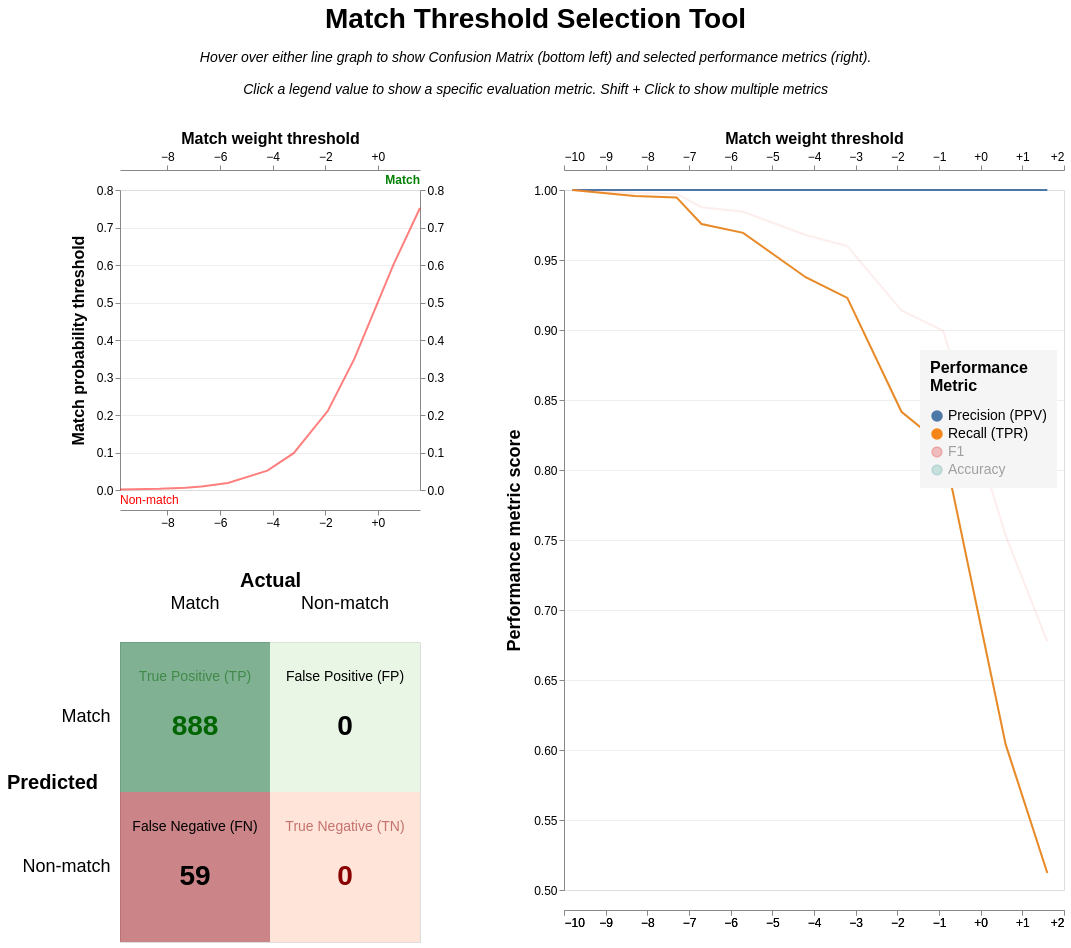

Notebook source saved alongside this figure:
### Code cell
linker.evaluation.accuracy_analysis_from_labels_table(
    labels_table, 
    add_metrics=["f1", "accuracy"],
    output_type="threshold_selection"
)

### Figure 1 — Vega-Lite specification as saved in the notebook (floating-point values rounded to 4 significant figures)
{"config": {"view": {"continuousWidth": 300, "continuousHeight": 300, "discreteHeight": {"step": 150}, "discreteWidth": {"step": 150}}, "axis": {"gridWidth": 0.5, "labelFontSize": 12, "titleFontSize": 16}, "axisX": {"format": "+.0f", "grid": false, "offset": 20, "values": {"expr": "[-25,-20,-15,-10,-5,0,5,10,15,20,25]"}}, "axisY": {"title": "Match probability threshold", "titleFontSize": 16}, "concat": {"spacing": 40}}, "hconcat": [{"vconcat": [{"layer": [{"layer": [{"mark": {"type": "rule"}, "encoding": {"opacity": {"condition": {"param": "threshold", "value": 0.3, "empty": false}, "value": 0}, "x": {"axis": {"orient": "bottom"}, "field": "truth_threshold", "scale": {"nice": false}, "title": null, "type": "quantitative"}}, "params": [{"name": "threshold", "select": {"type": "point", "encodings": ["x"], "fields": ["truth_threshold"], "nearest": true, "on": "mouseover", "toggle": false}, "value": null}]}, {"mark": {"type": "rule"}, "encoding": {"opacity": {"condition": {"param": "threshold", "value": 0.3, "empty": false}, "value": 0}, "y": {"axis": {"orient": "right"}, "field": "match_probability", "title": " ", "type": "quantitative"}}, "params": [{"name": "prob", "select": {"type": "point", "encodings": ["y"], "fields": ["match_probability"], "nearest": true, "on": "mouseover", "toggle": false}}]}]}, {"layer": [{"mark": {"type": "text", "fontSize": 14, "fontWeight": "bold", "xOffset": 25, "yOffset": 10}, "encoding": {"text": {"aggregate": "min", "field": "truth_threshold", "format": "+.2f"}, "y": {"axis": {"orient": "left"}, "field": "match_probability", "title": "Match probability threshold", "type": "quantitative"}}, "transform": [{"filter": {"param": "threshold", "empty": false}}]}, {"mark": {"type": "text", "fontSize": 14, "xOffset": -25, "yOffset": -10}, "encoding": {"text": {"aggregate": "min", "field": "match_probability", "format": ".3f"}}, "transform": [{"filter": {"param": "threshold", "empty": false}}]}, {"mark": {"type": "line", "color": "red", "opacity": 0.5}}, {"mark": {"type": "line", "color": "green", "opacity": 0.5, "strokeWidth": 3}, "transform": [{"filter": "datum.truth_threshold >= threshold.truth_threshold"}]}, {"mark": {"type": "point", "color": "green", "size": 100}, "encoding": {"opacity": {"condition": {"param": "threshold", "value": 1, "empty": false}, "value": 0}}}], "encoding": {"x": {"field": "truth_threshold", "type": "quantitative", "title": "Match weight threshold", "axis": {"orient": "top"}}, "y": {"field": "match_probability", "type": "quantitative", "title": "Match probability threshold", "axis": {"orient": "left", "titlePadding": 10}}}}, {"mark": {"type": "text", "align": "left", "color": "red", "fontSize": 12, "text": "Non-match", "x": 0, "y": "height", "yOffset": 10}, "data": {"values": [{}]}}, {"mark": {"type": "text", "align": "right", "color": "green", "fontSize": 12, "fontWeight": "bold", "text": "Match", "x": "width", "y": 0, "yOffset": -10}, "data": {"values": [{}]}}], "description": "Match weight vs probability"}, {"hconcat": [{"layer": [{"mark": {"type": "rect", "opacity": 0.5}, "encoding": {"color": {"field": "count", "legend": null, "scale": {"scheme": "reds", "zero": true}, "type": "quantitative"}}, "transform": [{"filter": "datum.predicted == 0"}]}, {"mark": {"type": "rect", "opacity": 0.5}, "encoding": {"color": {"field": "count", "legend": null, "scale": {"scheme": "greens", "zero": true}, "type": "quantitative"}}, "transform": [{"filter": "datum.predicted == 1"}]}, {"mark": {"type": "text", "fontSize": 14, "yOffset": -40}, "encoding": {"color": {"condition": [{"test": "datum.predicted==1 && datum.actual==1", "value": "darkgreen"}, {"test": "datum.predicted==0 && datum.actual==0", "value": "darkred"}], "value": "black"}, "opacity": {"condition": {"test": "datum.predicted != datum.actual", "value": 1}, "value": 0.5}, "text": {"field": "confusion_label", "type": "nominal"}}}, {"mark": {"type": "text", "fontSize": 28, "fontWeight": "bold", "yOffset": 10}, "encoding": {"color": {"condition": [{"test": "datum.predicted==1 && datum.actual==1", "value": "darkgreen"}, {"test": "datum.predicted==0 && datum.actual==0", "value": "darkred"}], "value": "black"}, "text": {"field": "count", "format": ",", "type": "nominal"}}}], "description": "Confusion matrix", "encoding": {"x": {"field": "actual", "type": "nominal", "title": "Actual", "axis": {"domain": false, "labelAngle": 0, "labelExpr": "datum.label == 1 ? 'Match' : 'Non-match'", "labelFontSize": 18, "labelPadding": 10, "orient": "top", "ticks": false, "titleAngle": 0, "titleFontSize": 20}, "sort": "-x"}, "y": {"field": "predicted", "type": "nominal", "title": "Predicted", "axis": {"domain": false, "labelExpr": "datum.label == 1 ? 'Match' : 'Non-match'", "labelFontSize": 18, "labelPadding": 10, "ticks": false, "titleAngle": 0, "titleFontSize": 20, "titlePadding": -30}, "sort": "-y"}}, "resolve": {"scale": {"color": "independent"}}, "transform": [{"filter": {"or": [{"param": "threshold", "empty": false}, {"and": [{"param": "threshold", "empty": true}, "datum.truth_threshold == datum.median_threshold"]}]}}]}], "transform": [{"fold": ["tp", "tn", "fp", "fn"], "as": ["label", "count"]}, {"calculate": "datum.label === 'tp' ? 'True Positive (TP)' : datum.label === 'tn' ? 'True Negative (TN)' : datum.label === 'fp' ? 'False Positive (FP)' : 'False Negative (FN)'", "as": "confusion_label"}, {"calculate": "datum.label === 'tp' || datum.label === 'fp' ? 1 : 0", "as": "predicted"}, {"calculate": "datum.label === 'tp' || datum.label === 'fn' ? 1 : 0", "as": "actual"}, {"joinaggregate": [{"op": "median", "field": "truth_threshold", "as": "median_threshold"}]}]}]}, {"layer": [{"layer": [{"mark": {"type": "point", "size": 100}, "encoding": {"opacity": {"condition": {"param": "threshold", "value": 1, "empty": false}, "value": 0}, "tooltip": [{"field": "truth_threshold", "format": ".3f", "title": "Match weight threshold", "type": "quantitative"}, {"field": "match_probability", "format": ".3%", "title": "Match probability threshold", "type": "quantitative"}, {"field": "precision", "format": ".4f", "title": "Precision", "type": "quantitative"}, {"field": "recall", "format": ".4f", "title": "Recall (TPR)", "type": "quantitative"}, {"field": "fp_rate", "format": ".4f", "title": "FPR", "type": "quantitative"}], "x": {"axis": {"orient": "top"}, "field": "truth_threshold", "title": "Match weight threshold"}}, "params": [{"name": "metric", "select": {"type": "point", "fields": ["metric"]}, "bind": "legend", "value": [{"metric": "precision"}, {"metric": "recall"}]}, {"name": "threshold", "select": {"type": "point", "encodings": ["x"], "fields": ["truth_threshold"], "nearest": true, "on": "mouseover", "toggle": false}, "value": null}], "transform": [{"filter": {"param": "metric", "empty": true}}]}, {"mark": {"type": "line"}, "encoding": {"opacity": {"condition": {"param": "metric", "value": 1}, "value": 0.1}, "x": {"axis": {"orient": "bottom"}, "field": "truth_threshold", "title": null}}}], "encoding": {"color": {"field": "metric", "type": "nominal", "sort": ["precision", "recall", "f1", "accuracy"], "title": ["Performance", "Metric"], "legend": {"fillColor": "whitesmoke", "labelExpr": "{'precision': 'Precision (PPV)', 'recall': 'Recall (TPR)', 'specificity': 'Specificity (TNR)', 'accuracy': 'Accuracy', 'npv': 'NPV', 'f1': 'F1', 'f2': 'F2', 'f0_5': 'F0.5', 'p4': 'P4', 'phi': 'φ (MCC)'}[datum.value]", "labelFontSize": 14, "legendX": 800, "legendY": 160, "orient": "none", "padding": 10, "titleFontSize": 16, "titlePadding": 15}}, "x": {"type": "quantitative", "field": "truth_threshold"}, "y": {"field": "value", "type": "quantitative", "axis": {"labelFontSize": 12, "title": "Performance metric score", "titleFontSize": 18, "titlePadding": 10, "values": {"expr": "[0.5,0.55,0.6,0.65,0.7,0.75,0.8,0.85,0.9,0.95,1.0]"}}, "scale": {"domain": [0.5, 1]}}}}, {"layer": [{"mark": {"type": "rule", "color": "gray"}, "encoding": {"x": {"field": "truth_threshold", "title": null, "type": "quantitative"}}}, {"layer": [{"mark": {"type": "rect", "fill": "whitesmoke", "x": 200, "x2": 10, "y2Offset": 20, "yOffset": -20}, "encoding": {"y2": {"field": "score_index"}}}, {"mark": {"type": "text", "align": "right", "baseline": "middle", "fontSize": 16, "x": 200, "xOffset": -10}}], "encoding": {"color": {"field": "metric", "sort": ["precision", "recall", "f1", "accuracy"]}, "text": {"field": "y_text"}, "y": {"field": "score_index", "type": "quantitative"}}, "transform": [{"filter": {"param": "metric", "empty": true}}]}, {"mark": {"type": "text", "fontSize": 14, "fontWeight": "bold", "xOffset": 20, "y": 0, "yOffset": -10}, "encoding": {"text": {"condition": {"param": "threshold", "aggregate": "min", "empty": false, "field": "truth_threshold", "format": "+.2f", "type": "nominal"}, "value": ""}, "x": {"field": "truth_threshold", "type": "quantitative"}}}], "transform": [{"filter": {"param": "threshold", "empty": false}}]}], "description": "Accuracy chart", "height": 700, "transform": [{"fold": ["precision", "recall", "f1", "accuracy"], "as": ["metric", "value"]}, {"calculate": "0.6375 - 0.025*indexof(['precision', 'recall', 'f1', 'accuracy'], datum.metric)", "as": "score_index"}, {"calculate": "{'precision': 'Precision (PPV)', 'recall': 'Recall (TPR)', 'specificity': 'Specificity (TNR)', 'accuracy': 'Accuracy', 'npv': 'NPV', 'f1': 'F1', 'f2': 'F2', 'f0_5': 'F0.5', 'p4': 'P4', 'phi': 'φ (MCC)'}[datum.metric]", "as": "metric_text"}, {"calculate": "datum.metric_text + ' = ' + format(datum.value, ',.3g')", "as": "y_text"}], "width": 500}], "data": {"name": "data-47f0c1c7743f7ca3d49d6b1fd4faf8e6"}, "title": {"text": "Match Threshold Selection Tool", "anchor": "middle", "baseline": "line-bottom", "fontSize": 28, "subtitle": ["Hover over either line graph to show Confusion Matrix (bottom left) and selected performance metrics (right).", "", "Click a legend value to show a specific evaluation metric. Shift + Click to show multiple metrics"], "subtitleFontSize": 14, "subtitleFontStyle": "italic"}, "$schema": "https://vega.github.io/schema/vega-lite/v5.14.1.json", "datasets": {"data-47f0c1c7743f7ca3d49d6b1fd4faf8e6": [{"truth_threshold": -9.8, "match_probability": 0.001121, "total_clerical_labels": 947.0, "p": 947.0, "n": 0.0, "tp": 947.0, "tn": 0.0, "fp": 0.0, "fn": 0.0, "P_rate": 1.0, "N_rate": 0.0, "tp_rate": 1.0, "tn_rate": NaN, "fp_rate": NaN, "fn_rate": 0.0, "precision": 1.0, "recall": 1.0, "specificity": NaN, "npv": 1.0, "accuracy": 1.0, "f1": 1.0, "f2": 1.0, "f0_5": 1.0, "p4": NaN, "phi": 0.0}, {"truth_threshold": -8.3, "match_probability": 0.003163, "total_clerical_labels": 947.0, "p": 947.0, "n": 0.0, "tp": 943.0, "tn": 0.0, "fp": 0.0, "fn": 4.0, "P_rate": 1.0, "N_rate": 0.0, "tp_rate": 0.9958, "tn_rate": NaN, "fp_rate": NaN, "fn_rate": 0.004224, "precision": 1.0, "recall": 0.9958, "specificity": NaN, "npv": 0.0, "accuracy": 0.9958, "f1": 0.9979, "f2": 0.9966, "f0_5": 0.9992, "p4": 0.0, "phi": 0.0}, {"truth_threshold": -7.3, "match_probability": 0.006306, "total_clerical_labels": 947.0, "p": 947.0, "n": 0.0, "tp": 942.0, "tn": 0.0, "fp": 0.0, "fn": 5.0, "P_rate": 1.0, "N_rate": 0.0, "tp_rate": 0.9947, "tn_rate": NaN, "fp_rate": NaN, "fn_rate": 0.00528, "precision": 1.0, "recall": 0.9947, "specificity": NaN, "npv": 0.0, "accuracy": 0.9947, "f1": 0.9974, "f2": 0.9958, "f0_5": 0.9989, "p4": 0.0, "phi": 0.0}, {"truth_threshold": -6.7, "match_probability": 0.009527, "total_clerical_labels": 947.0, "p": 947.0, "n": 0.0, "tp": 924.0, "tn": 0.0, "fp": 0.0, "fn": 23.0, "P_rate": 1.0, "N_rate": 0.0, "tp_rate": 0.9757, "tn_rate": NaN, "fp_rate": NaN, "fn_rate": 0.02429, "precision": 1.0, "recall": 0.9757, "specificity": NaN, "npv": 0.0, "accuracy": 0.9757, "f1": 0.9877, "f2": 0.9805, "f0_5": 0.995, "p4": 0.0, "phi": 0.0}, {"truth_threshold": -5.7, "match_probability": 0.01887, "total_clerical_labels": 947.0, "p": 947.0, "n": 0.0, "tp": 918.0, "tn": 0.0, "fp": 0.0, "fn": 29.0, "P_rate": 1.0, "N_rate": 0.0, "tp_rate": 0.9694, "tn_rate": NaN, "fp_rate": NaN, "fn_rate": 0.03062, "precision": 1.0, "recall": 0.9694, "specificity": NaN, "npv": 0.0, "accuracy": 0.9694, "f1": 0.9845, "f2": 0.9754, "f0_5": 0.9937, "p4": 0.0, "phi": 0.0}, {"truth_threshold": -4.2, "match_probability": 0.0516, "total_clerical_labels": 947.0, "p": 947.0, "n": 0.0, "tp": 888.0, "tn": 0.0, "fp": 0.0, "fn": 59.0, "P_rate": 1.0, "N_rate": 0.0, "tp_rate": 0.9377, "tn_rate": NaN, "fp_rate": NaN, "fn_rate": 0.0623, "precision": 1.0, "recall": 0.9377, "specificity": NaN, "npv": 0.0, "accuracy": 0.9377, "f1": 0.9678, "f2": 0.9495, "f0_5": 0.9869, "p4": 0.0, "phi": 0.0}, {"truth_threshold": -3.2, "match_probability": 0.09814, "total_clerical_labels": 947.0, "p": 947.0, "n": 0.0, "tp": 874.0, "tn": 0.0, "fp": 0.0, "fn": 73.0, "P_rate": 1.0, "N_rate": 0.0, "tp_rate": 0.9229, "tn_rate": NaN, "fp_rate": NaN, "fn_rate": 0.07709, "precision": 1.0, "recall": 0.9229, "specificity": NaN, "npv": 0.0, "accuracy": 0.9229, "f1": 0.9599, "f2": 0.9374, "f0_5": 0.9836, "p4": 0.0, "phi": 0.0}, {"truth_threshold": -1.9, "match_probability": 0.2113, "total_clerical_labels": 947.0, "p": 947.0, "n": 0.0, "tp": 797.0, "tn": 0.0, "fp": 0.0, "fn": 150.0, "P_rate": 1.0, "N_rate": 0.0, "tp_rate": 0.8416, "tn_rate": NaN, "fp_rate": NaN, "fn_rate": 0.1584, "precision": 1.0, "recall": 0.8416, "specificity": NaN, "npv": 0.0, "accuracy": 0.8416, "f1": 0.914, "f2": 0.8691, "f0_5": 0.9637, "p4": 0.0, "phi": 0.0}, {"truth_threshold": -0.9, "match_probability": 0.3489, "total_clerical_labels": 947.0, "p": 947.0, "n": 0.0, "tp": 774.0, "tn": 0.0, "fp": 0.0, "fn": 173.0, "P_rate": 1.0, "N_rate": 0.0, "tp_rate": 0.8173, "tn_rate": NaN, "fp_rate": NaN, "fn_rate": 0.1827, "precision": 1.0, "recall": 0.8173, "specificity": NaN, "npv": 0.0, "accuracy": 0.8173, "f1": 0.8995, "f2": 0.8483, "f0_5": 0.9572, "p4": 0.0, "phi": 0.0}, {"truth_threshold": 0.6, "match_probability": 0.6025, "total_clerical_labels": 947.0, "p": 947.0, "n": 0.0, "tp": 572.0, "tn": 0.0, "fp": 0.0, "fn": 375.0, "P_rate": 1.0, "N_rate": 0.0, "tp_rate": 0.604, "tn_rate": NaN, "fp_rate": NaN, "fn_rate": 0.396, "precision": 1.0, "recall": 0.604, "specificity": NaN, "npv": 0.0, "accuracy": 0.604, "f1": 0.7531, "f2": 0.656, "f0_5": 0.8841, "p4": 0.0, "phi": 0.0}, {"truth_threshold": 1.6, "match_probability": 0.7519, "total_clerical_labels": 947.0, "p": 947.0, "n": 0.0, "tp": 485.0, "tn": 0.0, "fp": 0.0, "fn": 462.0, "P_rate": 1.0, "N_rate": 0.0, "tp_rate": 0.5121, "tn_rate": NaN, "fp_rate": NaN, "fn_rate": 0.4879, "precision": 1.0, "recall": 0.5121, "specificity": NaN, "npv": 0.0, "accuracy": 0.5121, "f1": 0.6774, "f2": 0.5675, "f0_5": 0.84, "p4": 0.0, "phi": 0.0}]}}
